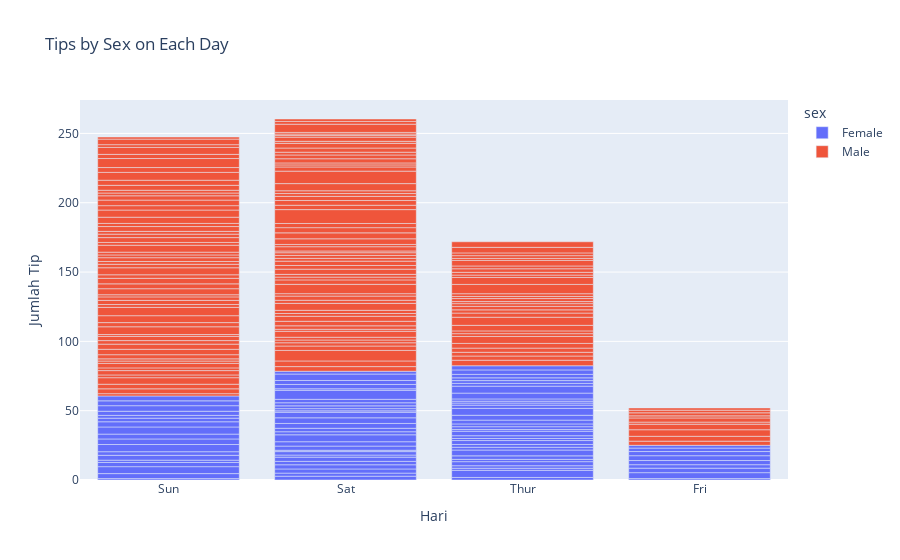

Notebook code cell kept with this figure:
### Code cell
px.bar(df_tips, x="day", y="tip", color="sex", title="Tips by Sex on Each Day",
       labels={"tip":"Jumlah Tip", "day":"Hari"})

### Figure 1 — Plotly figure (JSON) as saved in the notebook; plotly's stock layout.template omitted (floating-point values rounded to 4 significant figures; data arrays with more than 128 entries replaced by an {"elided": "..."} marker saying what was removed)
{"data": [{"alignmentgroup": "True", "hovertemplate": "sex=Female<br>Hari=%{x}<br>Jumlah Tip=%{y}<extra></extra>", "legendgroup": "Female", "marker": {"color": "#636efa", "pattern": {"shape": ""}}, "name": "Female", "offsetgroup": "Female", "orientation": "v", "showlegend": true, "textposition": "auto", "type": "bar", "x": ["Sun", "Sun", "Sun", "Sun", "Sun", "Sun", "Sat", "Sat", "Sat", "Sat", "Sat", "Sat", "Sun", "Sun", "Sat", "Sat", "Sat", "Sat", "Sat", "Sat", "Sat", "Thur", "Thur", "Fri", "Fri", "Fri", "Fri", "Fri", "Sat", "Sat", "Sat", "Sat", "Sat", "Sun", "Sun", "Thur", "Thur", "Thur", "Thur", "Thur", "Thur", "Thur", "Thur", "Thur", "Thur", "Thur", "Thur", "Thur", "Thur", "Thur", "Thur", "Thur", "Thur", "Thur", "Thur", "Thur", "Thur", "Sun", "Sun", "Sun", "Sun", "Sun", "Sat", "Sat", "Sun", "Sun", "Sun", "Thur", "Thur", "Thur", "Thur", "Thur", "Thur", "Thur", "Sat", "Sat", "Sat", "Sat", "Sat", "Fri", "Fri", "Fri", "Fri", "Sat", "Sat", "Sat", "Thur"], "xaxis": "x", "y": [1.01, 3.61, 5, 3.02, 1.67, 3.5, 2.75, 2.23, 3, 3, 2.45, 3.07, 2.6, 5.2, 1.5, 2.47, 1, 3, 3.14, 5, 2.2, 1.83, 5.17, 1, 4.3, 3.25, 2.5, 3, 2.5, 3.48, 4.08, 4, 1, 4, 3.5, 1.5, 1.8, 2.92, 1.68, 2.52, 4.2, 2, 2, 2.83, 1.5, 2, 3.25, 1.25, 2, 2, 2.75, 3.5, 5, 2.3, 1.5, 1.36, 1.63, 5.14, 3.75, 2.61, 2, 3, 1.61, 2, 4, 3.5, 3.5, 4.19, 5, 2, 2.01, 2, 2.5, 3.23, 2.23, 2.5, 6.5, 1.1, 3.09, 3.48, 3, 2.5, 2, 2.88, 4.67, 2, 3], "yaxis": "y"}, {"alignmentgroup": "True", "hovertemplate": "sex=Male<br>Hari=%{x}<br>Jumlah Tip=%{y}<extra></extra>", "legendgroup": "Male", "marker": {"color": "#EF553B", "pattern": {"shape": ""}}, "name": "Male", "offsetgroup": "Male", "orientation": "v", "showlegend": true, "textposition": "auto", "type": "bar", "x": {"elided": "157 str values"}, "xaxis": "x", "y": {"elided": "157 float values"}, "yaxis": "y"}], "layout": {"barmode": "relative", "legend": {"title": {"text": "sex"}, "tracegroupgap": 0}, "title": {"text": "Tips by Sex on Each Day"}, "xaxis": {"anchor": "y", "domain": [0, 1], "title": {"text": "Hari"}}, "yaxis": {"anchor": "x", "domain": [0, 1], "title": {"text": "Jumlah Tip"}}}}
